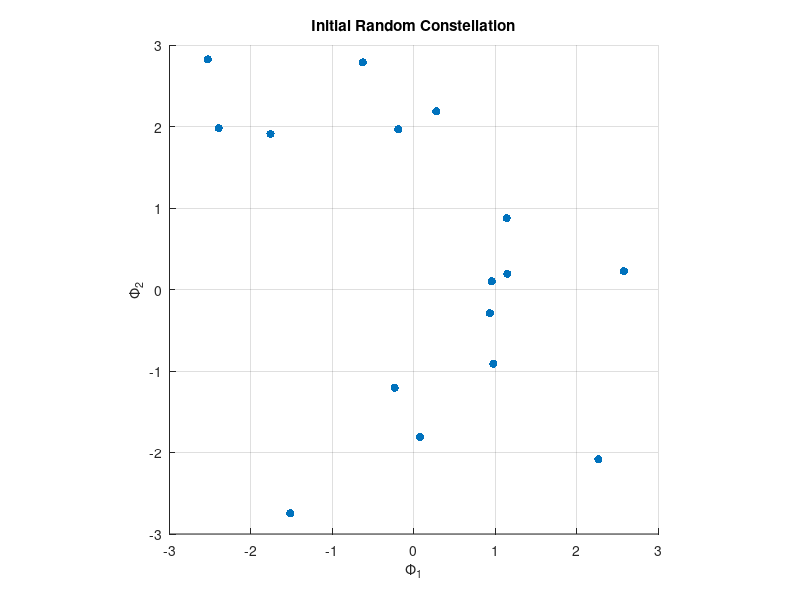
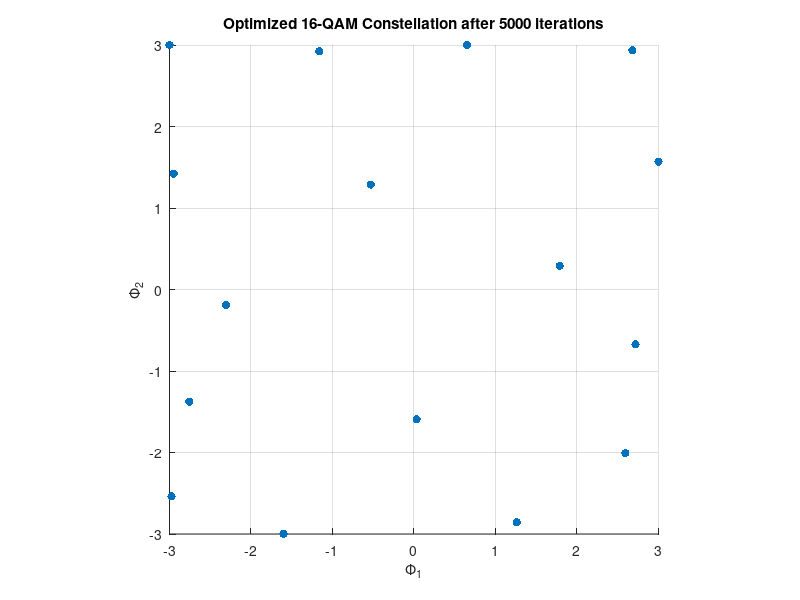

These figures' MATLAB source, in order:
clc, clear, close all

M = 16;                 % Number of symbols
max_coord = 3;          % Square boundary [-3,3]
points = (rand(M, 2) - 0.5) * 2 * max_coord; % Random initial distribution

% Initial constellation
figure;
scatter(points(:,1), points(:,2), 'filled', 'r');
axis equal; grid on; title('Initial Random Constellation');
xlabel('\Phi_1'); ylabel('\Phi_2');
xlim([-max_coord max_coord]); ylim([-max_coord max_coord]);

% Optimization parameters
max_iter = 5000;
learning_rate = 0.05;
noise_strength = 0.5;
center_force_strength = 0.05;

% Force-directed constellation optimization
for iter = 1:max_iter
    for i = 1:M
        % Calculate repulsive forces
        force = [0 0];
        for j = 1:M
            if i ~= j
                diff = points(i,:) - points(j,:);
                dist = norm(diff) + 1e-9;
                force = force + diff / dist^3; % Repulsive force
            end
        end
        
        % Add central force and random noise
        central_force = -center_force_strength * points(i,:);
        random_force = noise_strength * (rand(1,2)-0.5);
        
        % Update position
        points(i,:) = points(i,:) + learning_rate * (force + central_force) + random_force;
        points(i,:) = max(min(points(i,:), max_coord), -max_coord);
    end
end

% Final optimized constellation
figure;
scatter(points(:,1), points(:,2), 'filled', 'b');
axis equal; grid on; 
title(sprintf('Optimized %d-QAM Constellation after %d iterations', M, max_iter));
xlabel('\Phi_1'); ylabel('\Phi_2');
xlim([-max_coord max_coord]); ylim([-max_coord max_coord]);